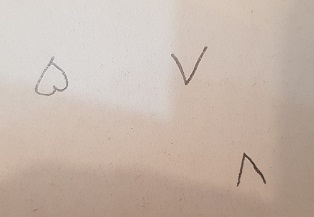
#> input picture assignment_9/adad.jpg, 314 x 217 px
$ jupyter execute CV_9th_assignment.ipynb
#> lines starting #> are read from the running program, lines starting #| are printed output that depends on the picture; after the words box and inside, x2 and y2 are one past the last pixel; in counts of white or black regions, pixels touching at a corner belong together
## Computer Vision 9nd Assignment
## Melika Heydari Rad
#### Maktabkhooneh Course

[cell 1]
import cv2
import numpy as np
import matplotlib.pyplot as plt

[cell 2]
img =  cv2.imread('adad.jpg',0)
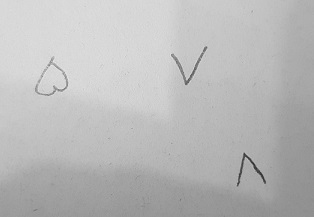
#> img: shape (217, 314); min 43, max 234, mean 185.8
noise_removed_img = cv2.GaussianBlur(img, (9,9), 0)

binary_img = cv2.adaptiveThreshold(noise_removed_img,255,cv2.ADAPTIVE_THRESH_GAUSSIAN_C, cv2.THRESH_BINARY,5,2)
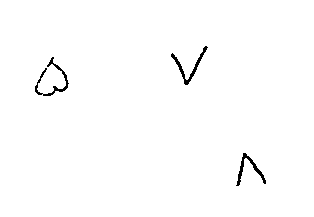
#> binary_img: shape (217, 314); 99% white; black in thin lines or dots, all inside (x1, y1, x2, y2) = (35, 46, 266, 186)
plt.imshow(binary_img, cmap='gray')

[cell 3]
binary_img_inv = cv2.bitwise_not(binary_img)
num_labels, labels = cv2.connectedComponents(binary_img_inv)
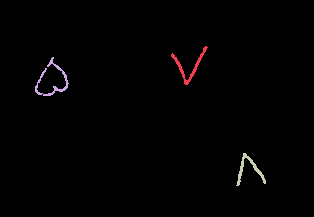
#> labels: shape (217, 314) int32; 4 distinct labels, from 0 to 3; one colour per label, 0 black
#> num_labels = 4

# Map component labels to hue val, 0-179 is the hue range in OpenCV
label_hue = np.uint8(179*labels/np.max(labels))
blank = np.ones_like(binary_img_inv) * 255
labeled_img = cv2.merge([label_hue, blank, blank])
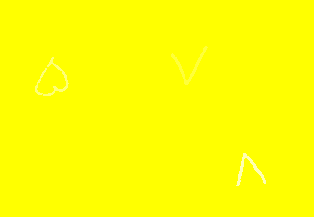
#> labeled_img: shape (217, 314, 3); mean of channels 0, 1, 2 1.2, 255, 255; drawn as B, G, R

# Converting cvt to BGR
labeled_img = cv2.cvtColor(labeled_img, cv2.COLOR_HSV2BGR)
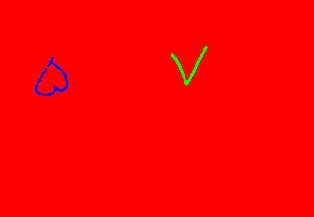
#> labeled_img: shape (217, 314, 3); mean B, G, R 0.9, 0.9, 253.3

# set bg label to black
labeled_img[label_hue==0] = 0


plt.figure(figsize=[10,8])
plt.subplot(121);plt.imshow(binary_img_inv, cmap='gray');plt.title("Original");
plt.subplot(122);plt.imshow(labeled_img, cmap='gray');plt.title("labeled image");
#> figure, not shown here; B, G, R data is drawn as R, G, B

[cell 4]
# number of digits

num_components = num_labels-1  # ignoring background label
#> num_components = 3
num_components
#> Out = 3
